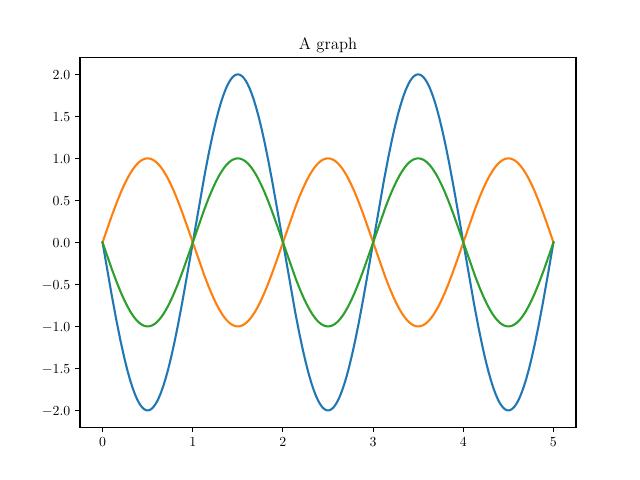

This chart was generated by the following Python code:
import numpy as np
import matplotlib.pyplot as plt
import scipy.optimize

plt.rc('text', usetex=True)
plt.rc('font', family='serif')


def exponential(x, k, amp):
    return amp * np.cos(k * x + (np.pi / 2))


ka = np.pi
kb = - np.pi

base = np.linspace(0, 5, 1000)

A = 2
B = 1

plt.plot(base, exponential(base, ka, A))
plt.plot(base, exponential(base, kb, B))
plt.plot(base, exponential(base, ka, A) + exponential(base, kb, B))

plt.title(r"A graph")

plt.savefig("test.pdf", format="pdf")

plt.show()

print("Done")
